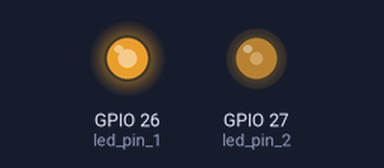
A sketch run on a simulated ESP32. Shown: output pins drawn as LEDs (lit = HIGH). Random numbers use the default seed unless the sketch sets one.

Above: at 0.08 s.
At 39.13 s:
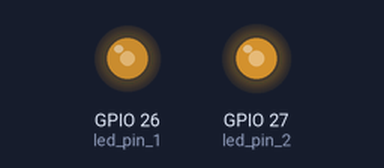
Timing chart, 0 to 40.0 s (numbered marks = the images above):
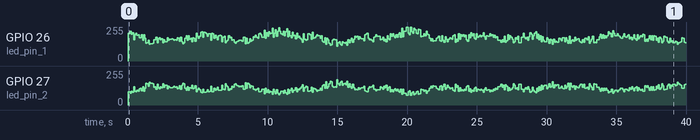

The sketch:

candle_light02.ino
```cpp
#include <avr/pgmspace.h>

const int PROGMEM gamma8[] = {
  0,0,0,0,0,0,0,0,0,0,0,0,0,0,0,0,
  0,0,0,0,0,0,0,0,0,0,0,0,1,1,1,1,
  1,1,1,1,1,1,1,1,1,2,2,2,2,2,2,2,
  2,3,3,3,3,3,3,3,4,4,4,4,4,5,5,5,
  5,6,6,6,6,7,7,7,7,8,8,8,9,9,9,10,
  10,10,11,11,11,12,12,13,13,13,14,14,15,15,16,16,
  17,17,18,18,19,19,20,20,21,21,22,22,23,24,24,25,
  25,26,27,27,28,29,29,30,31,32,32,33,34,35,35,36,
  37,38,39,39,40,41,42,43,44,45,46,47,48,49,50,50,
  51,52,54,55,56,57,58,59,60,61,62,63,64,66,67,68,
  69,70,72,73,74,75,77,78,79,81,82,83,85,86,87,89,
  90,92,93,95,96,98,99,101,102,104,105,107,109,110,112,114,
  115,117,119,120,122,124,126,127,129,131,133,135,137,138,140,142,
  144,146,148,150,152,154,156,158,160,162,164,167,169,171,173,175,
  177,180,182,184,186,189,191,193,196,198,200,203,205,208,210,213,
  215,218,220,223,225,228,231,233,236,239,241,244,247,249,252,255
};

const int led_pin_1 = 26;
const int led_pin_2 = 27;

float value = 0.7;
float target_value = 0.7;

const int max_value = 255;
const int dimming_range = 90;

void setup() {
  pinMode(led_pin_1, OUTPUT);
  pinMode(led_pin_2, OUTPUT);
  randomSeed(analogRead(0));
}

void loop() {
  if (random(0, 100) < 10) {
    target_value = random(25, 100) / 100.0;
  }

  value += (target_value - value) * 0.06;

  float flicker = (random(-35, 46)) / 255.0;
  float combined_value = value + flicker;

  if (combined_value < 0.0) combined_value = 0.0;
  if (combined_value > 1.0) combined_value = 1.0;

  // 暂时去掉曲线公式观察效果

  /*
  if (combined_value < 0.5) {
    combined_value = combined_value + 2.0 * combined_value * combined_value;
  } else {
    combined_value = combined_value - 2.0 * (1.0 - combined_value) * (1.0 - combined_value);
  }
  */

  int value_1 = max_value - dimming_range + (combined_value * dimming_range);
  int value_2 = max_value - (combined_value * dimming_range);

  analogWrite(led_pin_1, pgm_read_byte(&(gamma8[value_1])));
  analogWrite(led_pin_2, pgm_read_byte(&(gamma8[value_2])));

  delay(80);
}
```
